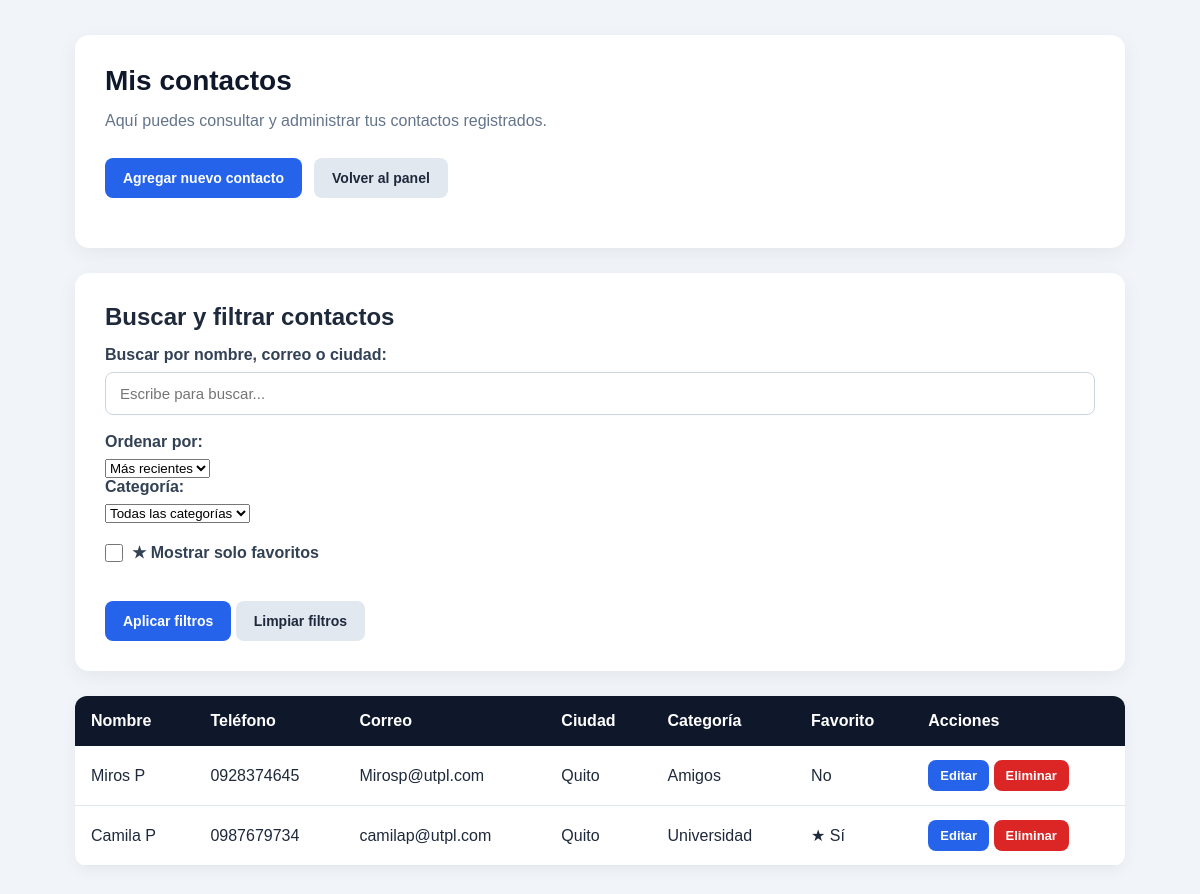
The app's page /listar_contactos.php (signed in) with its own data.
### tables this page shows
CREATE TABLE `contactos` (
  `id` int(11) NOT NULL,
  `id_usuario` int(11) NOT NULL,
  `nombre` varchar(100) NOT NULL,
  `telefono` varchar(20) NOT NULL,
  `correo` varchar(150) NOT NULL,
  `ciudad` varchar(100) NOT NULL,
  `id_categoria` int(11) DEFAULT NULL,
  `favorito` tinyint(1) NOT NULL DEFAULT 0
);

CREATE TABLE `categorias` (
  `id` int(11) NOT NULL,
  `nombre` varchar(50) NOT NULL
);

### listar_contactos.php (the view, shortened to what this page needs)
<?php
require_once __DIR__ . "/config/conexion.php";
$busqueda = trim($_GET["buscar"] ?? "");
$orden = $_GET["orden"] ?? "id";
$favoritos = $_GET["favoritos"] ?? "";
$ordenesPermitidos = [
    "nombre" => "contactos.nombre ASC",
    "ciudad" => "contactos.ciudad ASC",
    "id" => "contactos.id DESC"
];
$ordenSQL = $ordenesPermitidos[$orden] ?? "contactos.id DESC";
$sql = "SELECT contactos.*, categorias.nombre AS nombre_categoria
        FROM contactos
        LEFT JOIN categorias ON contactos.id_categoria = categorias.id
        WHERE contactos.id_usuario = :id_usuario";
$parametros = [
    ":id_usuario" => $_SESSION["usuario_id"]
];
$sql .= " ORDER BY " . $ordenSQL;
$consulta = $conexion->prepare($sql);
$consulta->execute($parametros);
$contactos = $consulta->fetchAll(PDO::FETCH_ASSOC);
?>
<!DOCTYPE html>
<html lang="es">
<head>
    <link rel="stylesheet" href="css/estilos.css">
</head>
<body>
<div class="container">
    <div class="card">
        <h1>Mis contactos</h1>
        <p class="subtitle">
            Aquí puedes consultar y administrar tus contactos registrados.
        </p>
        <div class="actions">
            <a href="agregar_contacto.php" class="btn">
                Agregar nuevo contacto
            </a>
            <a href="dashboard.php" class="btn btn-secondary">
                Volver al panel
            </a>
        </div>
    </div>
    <div class="card">
        <h2>Buscar y filtrar contactos</h2>
        <form method="GET" action="listar_contactos.php">
            <label for="buscar">
                Buscar por nombre, correo o ciudad:
            </label>
            <input
                type="text"
                id="buscar"
                name="buscar"
                value="<?php echo htmlspecialchars($busqueda); ?>"
                placeholder="Escribe para buscar..."
            >
            <label for="orden">Ordenar por:</label>
            <select name="orden" id="orden">
                <option value="id" <?php echo $orden === "id" ? "selected" : ""; ?>>
                    Más recientes
                </option>
            </select>
            <label for="categoria">Categoría:</label>
            <select name="categoria" id="categoria">
                <option value="">Todas las categorías</option>
            </select>
            <div class="favorite-filter">
                <input
                    type="checkbox"
                    id="favoritos"
                    name="favoritos"
                    value="1"
                    <?php echo $favoritos === "1" ? "checked" : ""; ?>
                >
                <label for="favoritos">
                    ★ Mostrar solo favoritos
                </label>
            </div>
            <br>
            <button type="submit" class="btn">
                Aplicar filtros
            </button>
            <a href="listar_contactos.php" class="btn btn-secondary">
                Limpiar filtros
            </a>
        </form>
    </div>
    <?php if (count($contactos) > 0): ?>
        <div class="table-wrap">
            <table>
                <thead>
                    <tr>
                        <th>Nombre</th>
                        <th>Teléfono</th>
                        <th>Correo</th>
                        <th>Ciudad</th>
                        <th>Categoría</th>
                        <th>Favorito</th>
                        <th>Acciones</th>
                    </tr>
                </thead>
                <tbody>
                    <?php foreach ($contactos as $contacto): ?>
                        <tr>
                            <td>
                                <?php echo htmlspecialchars($contacto["nombre"]); ?>
                            </td>
                            <td>
                                <?php echo htmlspecialchars($contacto["telefono"]); ?>
                            </td>
                            <td>
                                <?php echo htmlspecialchars($contacto["correo"]); ?>
                            </td>
                            <td>
                                <?php echo htmlspecialchars($contacto["ciudad"]); ?>
                            </td>
                            <td>
                                <?php echo htmlspecialchars($contacto["nombre_categoria"] ?? "Sin categoría"); ?>
                            </td>
                            <td>
                                <?php echo $contacto["favorito"] ? "★ Sí" : "No"; ?>
                            </td>
                            <td>
                                <a
                                    href="editar_contacto.php?id=<?php echo $contacto["id"]; ?>"
                                    class="btn btn-small"
                                >
                                    Editar
                                </a>
                                <form
                                    action="eliminar_contacto.php"
                                    method="POST"
                                    class="inline-form"
                                    onsubmit="return confirm('¿Seguro que deseas eliminar este contacto?');"
                                >
                                    <button type="submit" class="btn-danger btn-small">
                                        Eliminar
                                    </button>
                                </form>
                            </td>
                        </tr>
                    <?php endforeach; ?>
                </tbody>
            </table>
        </div>
    <?php else: ?>
        <div class="empty-message">
            No se encontraron contactos con los criterios seleccionados.
        </div>
    <?php endif; ?>
</div>
</body>
</html>

### css/estilos.css (style rules this page uses)
* { margin: 0; padding: 0; box-sizing: border-box; }
body { font-family: Arial, Helvetica, sans-serif; background: #f1f5f9; color: #1e293b; min-height: 100vh; padding: 35px 20px; }
.container { width: 100%; max-width: 1050px; margin: 0 auto; }
.card { background: white; padding: 30px; border-radius: 14px; box-shadow: 0 5px 20px rgba(0, 0, 0, 0.06); margin-bottom: 25px; }
h1 { color: #0f172a; font-size: 28px; margin-bottom: 12px; }
h2 { color: #1e293b; margin-bottom: 15px; }
.subtitle { color: #64748b; margin-bottom: 25px; line-height: 1.5; }
label { display: block; margin-bottom: 8px; font-weight: bold; color: #334155; }
input { width: 100%; padding: 12px 14px; border: 1px solid #cbd5e1; border-radius: 8px; margin-bottom: 18px; font-size: 15px; outline: none; }
button, .btn { display: inline-block; background: #2563eb; color: white; border: none; padding: 12px 18px; border-radius: 8px; cursor: pointer; font-size: 14px; font-weight: bold; text-decoration: none; text-align: center; }
.btn-secondary { background: #e2e8f0; color: #1e293b; }
.btn-danger { background: #dc2626; }
.btn-small { padding: 8px 12px; font-size: 13px; }
.actions { display: flex; gap: 12px; flex-wrap: wrap; margin: 20px 0; }
a { color: #2563eb; text-decoration: none; }
.table-wrap { width: 100%; overflow-x: auto; background: white; border-radius: 12px; box-shadow: 0 4px 15px rgba(0, 0, 0, 0.05); }
table { width: 100%; border-collapse: collapse; min-width: 650px; }
th { background: #0f172a; color: white; padding: 16px; text-align: left; }
td { padding: 14px 16px; border-bottom: 1px solid #e2e8f0; }
.inline-form { display: inline; }
.inline-form button { margin: 0; }

### listar_contactos.php (style rules this page uses)
.favorite-filter { display: flex; flex-direction: row; align-items: center; justify-content: flex-start; gap: 9px; margin: 18px 0; padding: 0; min-height: 24px; }
.favorite-filter input[type="checkbox"] { display: block; width: 18px; height: 18px; min-width: 18px; margin: 0; padding: 0; position: static; transform: none; flex: 0 0 18px; cursor: pointer; vertical-align: middle; }
.favorite-filter label { display: block; margin: 0; padding: 0; line-height: 24px; font-weight: 600; cursor: pointer; }

### records on screen
contactos: nombre "Miros P", telefono "0928374645", correo "Mirosp@utpl.com", ciudad "Quito", id_categoria.nombre "Amigos", favorito "No"
contactos: nombre "Camila P", telefono "0987679734", correo "camilap@utpl.com", ciudad "Quito", id_categoria.nombre "Universidad", favorito "★ Sí"
